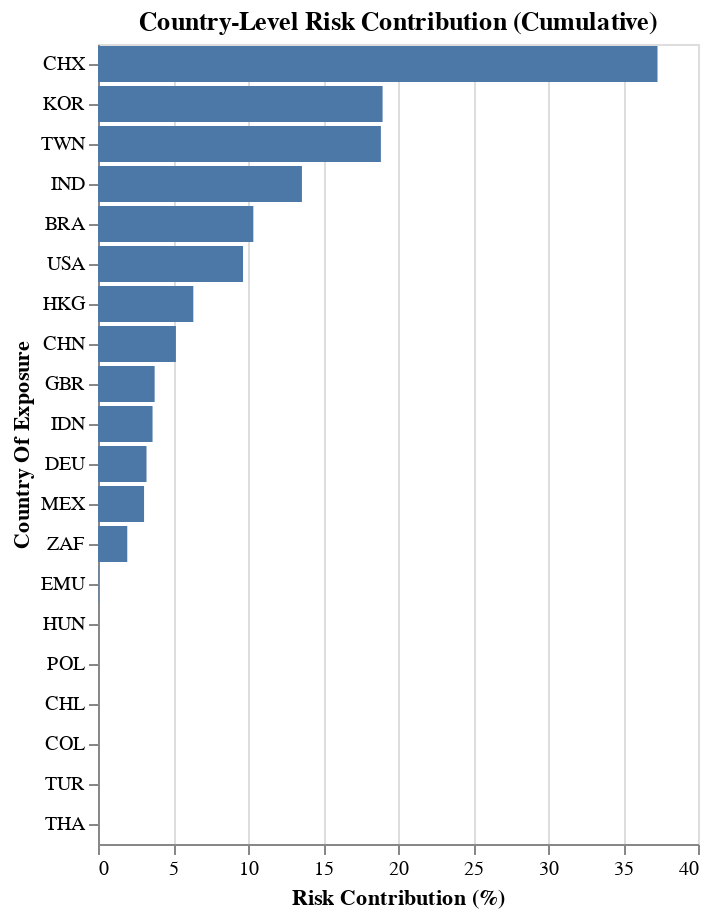

The cell this chart's notebook holds for it:
### Code cell
# c) Country-level risk contributors

country_risk_total = df1.groupby("Country Of Exposure")["%Contribution to Total Risk"].sum().sort_values(ascending=False).reset_index()
country_risk_total.head(10)

#plot

country_plot= alt.Chart(country_risk_total.head(20)).mark_bar().encode(
    x=alt.X('%Contribution to Total Risk:Q',title = 'Risk Contribution (%)'),
    y=alt.Y('Country Of Exposure:N', sort='-x'),
    tooltip=['Country Of Exposure','%Contribution to Total Risk']
).properties(title='Country-Level Risk Contribution (Cumulative)')
country_plot

### Figure 1 — Vega-Lite specification as saved in the notebook (floating-point values rounded to 4 significant figures)
{"config": {"view": {"continuousWidth": 300, "continuousHeight": 300}}, "data": {"name": "data-8936a58dbf81900671ab5e10107f0aea"}, "mark": {"type": "bar"}, "encoding": {"tooltip": [{"field": "Country Of Exposure", "type": "nominal"}, {"field": "%Contribution to Total Risk", "type": "quantitative"}], "x": {"field": "%Contribution to Total Risk", "title": "Risk Contribution (%)", "type": "quantitative"}, "y": {"field": "Country Of Exposure", "sort": "-x", "type": "nominal"}}, "title": "Country-Level Risk Contribution (Cumulative)", "$schema": "https://vega.github.io/schema/vega-lite/v5.20.1.json", "datasets": {"data-8936a58dbf81900671ab5e10107f0aea": [{"Country Of Exposure": "CHX", "%Contribution to Total Risk": 37.3}, {"Country Of Exposure": "KOR", "%Contribution to Total Risk": 18.97}, {"Country Of Exposure": "TWN", "%Contribution to Total Risk": 18.86}, {"Country Of Exposure": "IND", "%Contribution to Total Risk": 13.6}, {"Country Of Exposure": "BRA", "%Contribution to Total Risk": 10.36}, {"Country Of Exposure": "USA", "%Contribution to Total Risk": 9.669}, {"Country Of Exposure": "HKG", "%Contribution to Total Risk": 6.354}, {"Country Of Exposure": "CHN", "%Contribution to Total Risk": 5.194}, {"Country Of Exposure": "GBR", "%Contribution to Total Risk": 3.776}, {"Country Of Exposure": "IDN", "%Contribution to Total Risk": 3.636}, {"Country Of Exposure": "DEU", "%Contribution to Total Risk": 3.235}, {"Country Of Exposure": "MEX", "%Contribution to Total Risk": 3.071}, {"Country Of Exposure": "ZAF", "%Contribution to Total Risk": 1.951}, {"Country Of Exposure": "EMU", "%Contribution to Total Risk": 0.0286}, {"Country Of Exposure": "HUN", "%Contribution to Total Risk": 0.0}, {"Country Of Exposure": "POL", "%Contribution to Total Risk": 0.0}, {"Country Of Exposure": "CHL", "%Contribution to Total Risk": 0.0}, {"Country Of Exposure": "COL", "%Contribution to Total Risk": 0.0}, {"Country Of Exposure": "TUR", "%Contribution to Total Risk": 0.0}, {"Country Of Exposure": "THA", "%Contribution to Total Risk": 0.0}]}}
